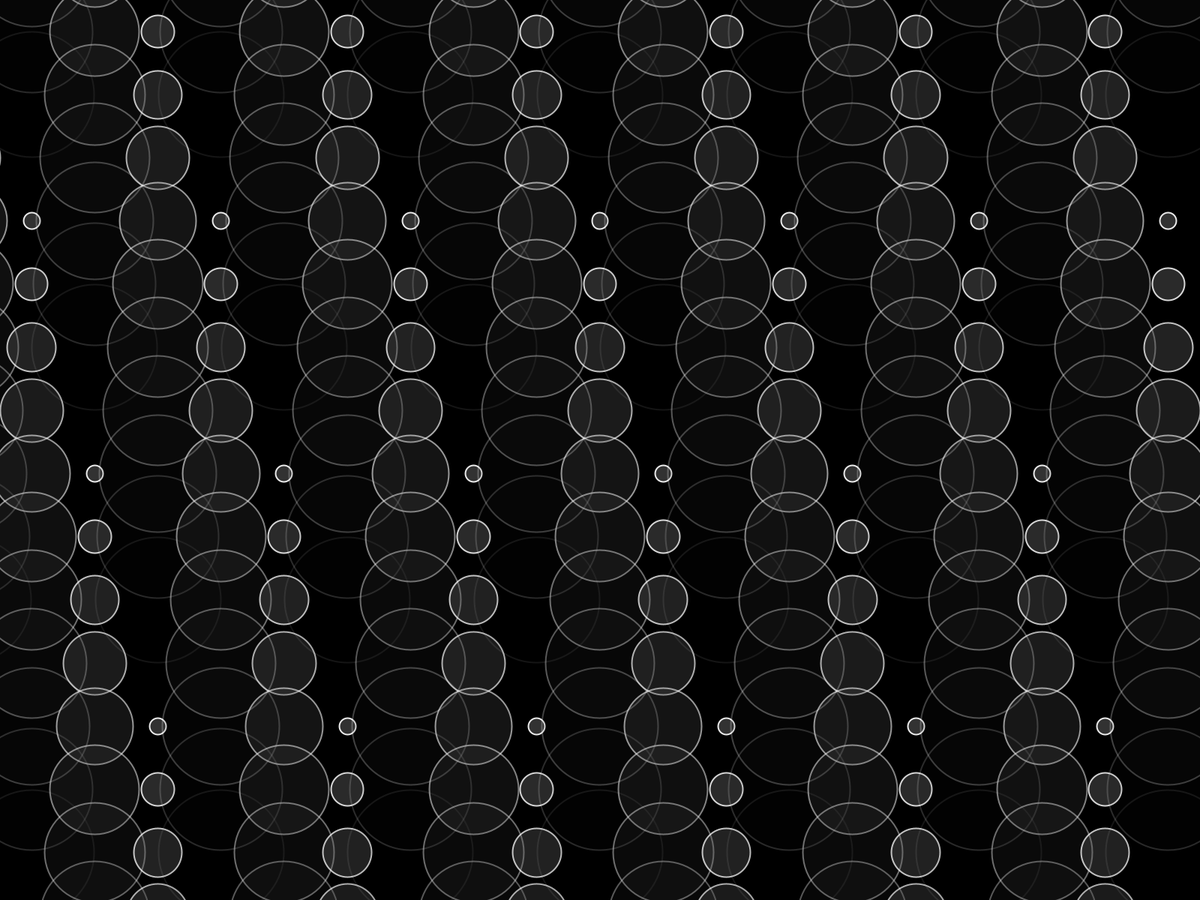
Frame 1 (no input)
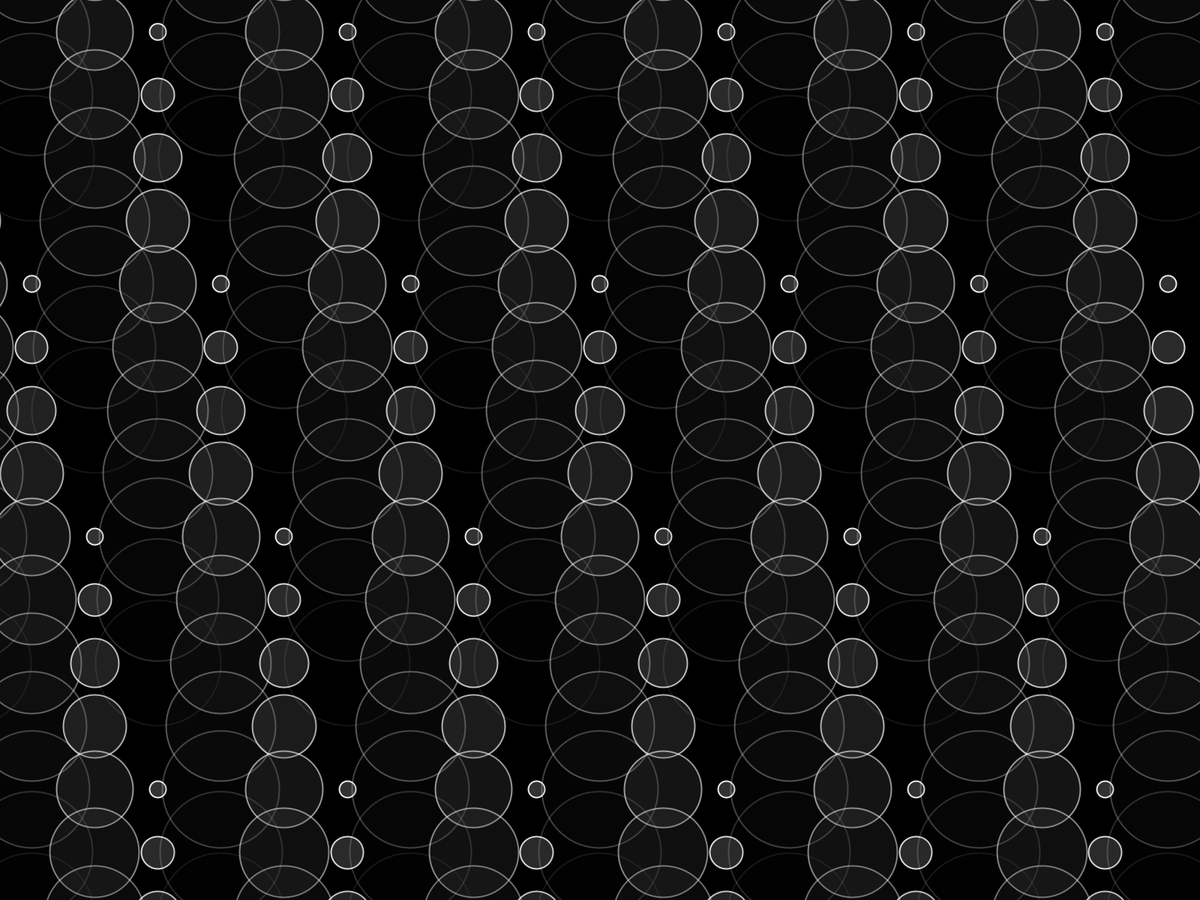
Frame 60 (the mouse pressed at the canvas centre just before this capture)
Frame 120 (the mouse held since frame 60 and released just before this capture): identical to frame 60, image omitted

The Processing sketch that drew these frames (run headless with seeded random() and noise(); from frame 60 on, the mouse is pressed at the canvas centre):

// Processing sketch: w2_06
// ── w2_06.pde
/*
 * Creative Coding
 * Week 2, 06 - Moving Patterns 2
 * by Indae Hwang and Jon McCormack
 * Copyright (c) 2014 Monash University
 *
 * Similar to the previous sketch, this sketch draws a grid of oscillating circles. Each circle has a "lifetime"
 * over which it grows and changes intensity and opacity. At the end of each lifetime the circle begins again.
 * Pressing the left and right arrow keys changes the lifetime of all the circles globally.
 * 
 */

// variable used to store the current frame rate value
int frame_rate_value;

void setup() {
  fullScreen();
  frame_rate_value = 12;
  rectMode(CENTER);
  background(0);
}


void draw() {

  background(0);

  int num = 20;
  int margin = 0;
  float gutter = 0; //distance between each cell
  float cellsize = ( width - (2 * margin) - gutter * (num - 1) ) / (num - 1);

  int circleNumber = 0; // counter
  for (int i=0; i<num; i++) {
    for (int j=0; j<num; j++) {
      circleNumber = (i * num) + j; // different way to calculate the circle number from w2_04

      float tx = margin + cellsize * i + gutter * i;
      float ty = margin + cellsize * j + gutter * j;

      movingCircle(tx, ty, cellsize, circleNumber);
    }
  }
} //end of draw 


void movingCircle(float x, float y, float size, int offset) {

  float circlePeriod = (float)frame_rate_value;
  float circleAge = (float)((frameCount + offset) % (int)circlePeriod) / circlePeriod;

  float circleSize = size * 2.0 * sin(circleAge * HALF_PI);

  strokeWeight(2);
  stroke(255, lerp(255, 0, circleAge));
  fill(lerp(128, 0, circleAge), lerp(120, 0, circleAge));
  ellipse(x-size/2, y-size/2, circleSize, circleSize);
}


/*
 * keyReleased function
 *
 * called automatically by Processing when a keyboard key is released
 */
void keyReleased() {

  // right arrow -- increase frame_rate_value
  if (keyCode == RIGHT && frame_rate_value < 120) {
    frame_rate_value++;
  }

  // left arrow -- decrease frame_rate_value
  if ( keyCode == LEFT && frame_rate_value > 2) {
    frame_rate_value--;
  }

  // print the current value on the screen
  println("Current frame Rate is: " + frame_rate_value);
}

void mousePressed(MouseEvent event) {
  frame_rate_value = int(map(event.getX(), 0, width, 2, 120));
}
